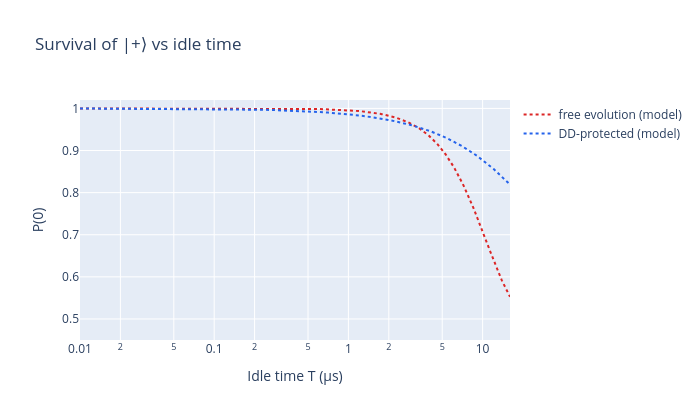

Here is the notebook cell this chart was saved with:
### Markdown cell above
### What to expect

Illustrative model curves (not measurements!): free evolution decays on a
short Gaussian dephasing scale, DD pushes the decay toward the echo limit
(*T₂ᵉᶜʰᵒ* from `qubex-config/params/t2_echo.yaml`). On real transmons the
ordering XY8 ≳ XY4 ≳ CPMG ≫ free is typical for |+⟩-type states, with the
differences between sequences much smaller than the gap to free evolution
(see the survey for the full picture). Measured points overlay
automatically once `RUN_ON_HARDWARE` produced them.

### Code cell
t2_echo_us = yaml.safe_load(open("qubex-config/params/t2_echo.yaml"))["data"]["Q00"]
t2_star_us = 0.3 * t2_echo_us  # illustrative free-dephasing scale

t = np.linspace(0.01, max(IDLE_TIMES_US), 300)
fig = go.Figure()
fig.add_trace(go.Scatter(x=t, y=0.5 * (1 + np.exp(-((t / t2_star_us) ** 2))),
                         name="free evolution (model)", line=dict(color="#dc2626", dash="dot")))
fig.add_trace(go.Scatter(x=t, y=0.5 * (1 + np.exp(-(t / t2_echo_us))),
                         name="DD-protected (model)", line=dict(color="#2563eb", dash="dot")))
if survival_part1 is not None:
    colors = {"free": "#dc2626", "cpmg": "#16a34a", "xy4": "#2563eb", "xy8": "#9333ea"}
    for name, values in survival_part1.items():
        fig.add_trace(go.Scatter(x=IDLE_TIMES_US, y=values, mode="lines+markers",
                                 name=f"{name} (measured)",
                                 marker=dict(color=colors[name], size=9)))
fig.update_layout(
    title="Survival of |+⟩ vs idle time",
    xaxis=dict(title="Idle time T (µs)", type="log"),
    yaxis=dict(title="P(0)", range=[0.45, 1.02]),
    width=700, height=420,
)
fig.show()

### Figure 1 — Plotly figure (JSON) as saved in the notebook; plotly's stock layout.template omitted (floating-point values rounded to 4 significant figures; data arrays with more than 128 entries replaced by an {"elided": "..."} marker saying what was removed)
{"data": [{"line": {"color": "#dc2626", "dash": "dot"}, "name": "free evolution (model)", "type": "scatter", "x": {"elided": "300 float values"}, "y": {"elided": "300 float values"}}, {"line": {"color": "#2563eb", "dash": "dot"}, "name": "DD-protected (model)", "type": "scatter", "x": {"elided": "300 float values"}, "y": {"elided": "300 float values"}}], "layout": {"height": 420, "title": {"text": "Survival of |+⟩ vs idle time"}, "width": 700, "xaxis": {"title": {"text": "Idle time T (µs)"}, "type": "log"}, "yaxis": {"range": [0.45, 1.02], "title": {"text": "P(0)"}}}}
